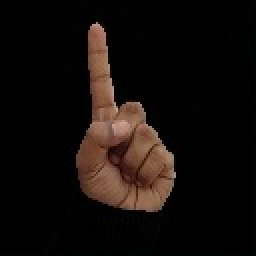
#> input picture data/split/train/1/157.jpg, 128 x 128 px, given as the content of the folder data/combined, which was not available (shown 2 times larger)
$ python preprocess.py
#> lines starting #> are read from the running program, lines starting #| are printed output that depends on the picture; after the words box and inside, x2 and y2 are one past the last pixel; in counts of white or black regions, pixels touching at a corner belong together; pictures that were not available may be replaced by others from this repository, and a replacement may not be noted
### src/skinDetector.py
import cv2
import numpy as np

#  init and use segment()
class skinDetector(object):
	#class constructor
	def __init__(self,it:int):
#> further down, img is the input picture: shape (128, 128, 3); mean B, G, R 11, 13.8, 19.7
		self.it = it
		# [7 lines of commented-out code are left out]
		self.lower_HSV_values = np.array([0, 40, 0], dtype = "uint8");
		self.upper_HSV_values = np.array([25, 255, 255], dtype = "uint8");
		self.lower_YCbCr_values = np.array((0, 138, 67), dtype = "uint8");
		self.upper_YCbCr_values = np.array((255, 173, 133), dtype = "uint8");

	def segment(self,img):
		self.setImage(img);
		return self.find_skin()
	#function to process the image and segment the skin using the HSV and YCbCr colorspaces, followed by the Watershed algorithm
	def setImage(self,img):
		self.image = img
		self.HSV_image = cv2.cvtColor(self.image, cv2.COLOR_BGR2HSV)
#> self.HSV_image: shape (128, 128, 3); mean H, S, V 18, 65.3, 20
		self.YCbCr_image = cv2.cvtColor(self.image, cv2.COLOR_BGR2YCR_CB)
#> self.YCbCr_image: shape (128, 128, 3); mean of channels 0, 1, 2 15.2, 131.2, 125.6
		self.binary_mask_image = self.HSV_image

	def find_skin(self):
		self.__color_segmentation()
		return self.__region_based_segmentation()

	#Apply a threshold to an HSV and YCbCr images, the used values were based on current research papers along with some
	# empirical tests and visual evaluation
	def __color_segmentation(self):
		# [7 lines of commented-out code are left out]
		mask_YCbCr = cv2.inRange(self.YCbCr_image, self.lower_YCbCr_values, self.upper_YCbCr_values)
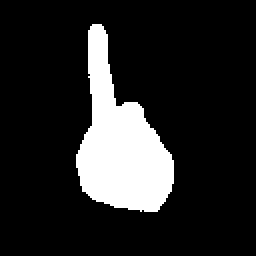
#> mask_YCbCr: shape (128, 128) (shown 2 times larger); 14.9% white; 1 white region, box (x1, y1, x2, y2) and area: (38, 12, 87, 106) 2449
		mask_HSV = cv2.inRange(self.HSV_image, self.lower_HSV_values, self.upper_HSV_values)
#> mask_HSV: shape (128, 128); 19.1% white; 22 white regions (19 under 20 px), largest, box (x1, y1, x2, y2) and area: (36, 10, 91, 108) 2948, (89, 92, 96, 108) 38, (36, 16, 38, 31) 23

		self.binary_mask_image = cv2.add(mask_HSV,mask_YCbCr)

	#Function that applies Watershed and morphological operations on the thresholded image
	def __region_based_segmentation(self):
		#morphological operations
		# if(self.it>0):
		image_foreground = cv2.erode(self.binary_mask_image,None,iterations = self.it)     	#remove noise
#> image_foreground: shape (128, 128); 15.8% white; 3 white regions (2 under 20 px), largest, box (x1, y1, x2, y2) and area: (37, 11, 90, 106) 2588
		dilated_binary_image = cv2.dilate(self.binary_mask_image,None,iterations = self.it)   #The background region is reduced a little because of the dilate operation
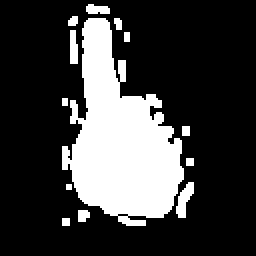
#> dilated_binary_image: shape (128, 128) (shown 2 times larger); 23.9% white; 13 white regions (5 under 20 px), largest, box (x1, y1, x2, y2) and area: (31, 9, 92, 113) 3563, (88, 91, 97, 109) 88, (35, 15, 39, 32) 61
		_,image_background = cv2.threshold(dilated_binary_image,1,128,cv2.THRESH_BINARY)  #set all background regions to 128

		image_marker = cv2.add(image_foreground,dilated_binary_image)   #add both foreground and backgroud, forming markers. The markers are "seeds" of the future image regions.

		image_marker = cv2.add(image_foreground,image_background)   #add both foreground and backgroud, forming markers. The markers are "seeds" of the future image regions.
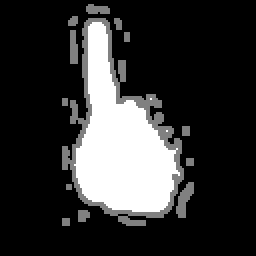
#> image_marker: shape (128, 128) (shown 2 times larger); min 0, max 255, mean 50.7
		image_marker32 = np.int32(image_marker) #convert to 32SC1 format
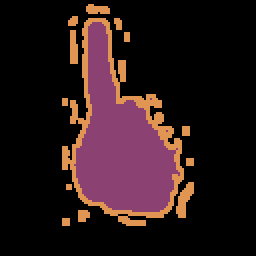
#> image_marker32: shape (128, 128) int32 (shown 2 times larger); 3 distinct labels, from 0 to 255; one colour per label, 0 black

		cv2.watershed(self.image,image_marker32)
		m = cv2.convertScaleAbs(image_marker32) #convert back to uint8
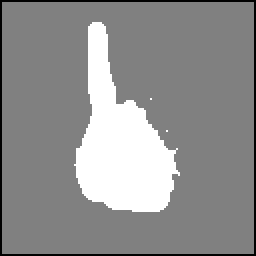
#> m: shape (128, 128) (shown 2 times larger); min 1, max 255, mean 144.1
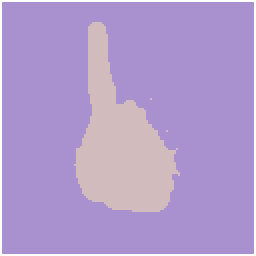
#> image_marker32: shape (128, 128) int32 (shown 2 times larger); 3 distinct labels, from -1 to 255; one colour per label, 0 black, -1 white

		#bitwise of the mask with the input image
		_,image_mask = cv2.threshold(m,0,255,cv2.THRESH_BINARY+cv2.THRESH_OTSU)
		output2 = cv2.subtract(self.image,np.stack((image_mask,image_mask,image_mask),axis=2))
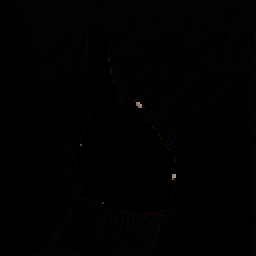
#> output2: shape (128, 128, 3) (shown 2 times larger); mean B, G, R 1.3, 1.3, 1.3
		# output = output-10;
		# np.
		# output = np.uint8(output)
		output = cv2.bitwise_and(self.image,self.image,mask = image_mask)
		output = cv2.addWeighted(output,1,output2,0.1,0)

		# [7 lines of commented-out code are left out]
		return output;
		# self.show_image(output)
		# cv2.waitKey(self.delay)

### src/preprocess.py
# from 'data/combined', resize and segment the images, then split to test and train -> creating the data/split folder

import os
import cv2
from skinDetector import skinDetector
import random
folder = 'data/combined'
newfolderTrain = 'data/split/train'
newfolderTest = 'data/split/test'

traincnt=0;
testcnt=0

train_data = []
# tried 2, picks out too much
skd = skinDetector(1);
for label in os.listdir(folder):
    print(label, " started")
    path = folder+'/'+label
    for imgname in os.listdir(path):
        if not (imgname.endswith('.jpg') or imgname.endswith('.jpeg')):
            continue;
        img = cv2.imread(path+'/'+imgname)
        # by shadowing we drop the older variable
        img = cv2.resize(img, (128, 128));
        img = skd.segment(img);
        rndImg = random.randint(0,9)
        pth = newfolderTrain if rndImg<8 else newfolderTest
        if rndImg<8:
            traincnt +=1;
        else:
            testcnt +=1;
        # new_img = cv2.resize(img, (100, 100))
        # print(newfolder+'/'+label+'/'+imgname)
        cv2.imwrite(pth+'/'+label+'/'+imgname,img)

    print(label, " done")
print("Stats",traincnt,testcnt)

$ run again, on data/split/train/2/14.jpg
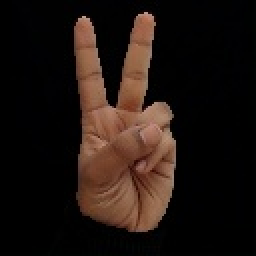
#> input picture data/split/train/2/14.jpg, 128 x 128 px, given as the content of the folder data/combined, which was not available (shown 2 times larger)
#> img is the input picture: shape (128, 128, 3); mean B, G, R 16.2, 21, 31.5
#> self.HSV_image: shape (128, 128, 3); mean H, S, V 29.6, 102.4, 32
#> self.YCbCr_image: shape (128, 128, 3); mean of channels 0, 1, 2 23.5, 133.7, 123.8
#> in __color_segmentation, `mask_YCbCr = cv2.inRange(self.YCbCr_image, self.lower_YCbCr_values, se..`:
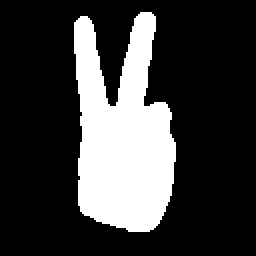
#> mask_YCbCr: shape (128, 128) (shown 2 times larger); 23.6% white; 1 white region, box (x1, y1, x2, y2) and area: (37, 6, 88, 116) 3868
#> mask_HSV: shape (128, 128); 29.5% white; 35 white regions (33 under 20 px), largest, box (x1, y1, x2, y2) and area: (32, 4, 90, 120) 4614, (85, 88, 92, 112) 36
#> self.binary_mask_image: shape (128, 128); 29.5% white; 35 white regions (33 under 20 px), largest, box (x1, y1, x2, y2) and area: (32, 4, 90, 120) 4615, (85, 88, 92, 112) 36
#> image_foreground: shape (128, 128); 24.9% white; 5 white regions (4 under 20 px), largest, box (x1, y1, x2, y2) and area: (35, 6, 89, 117) 4066
#> dilated_binary_image: shape (128, 128); 35.9% white; 8 white regions (4 under 20 px), largest, box (x1, y1, x2, y2) and area: (31, 0, 98, 126) 5753, (31, 104, 37, 113) 38, (91, 107, 95, 113) 23, (47, 119, 53, 123) 21
#> in __region_based_segmentation, `m = cv2.convertScaleAbs(image_marker32)`:
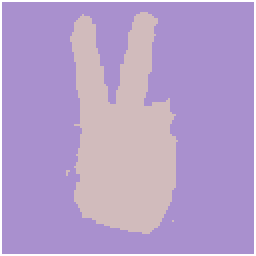
#> image_marker32: shape (128, 128) int32 (shown 2 times larger); 3 distinct labels, from -1 to 255; one colour per label, 0 black, -1 white

$ run again, on data/split/train/3/1015.jpg
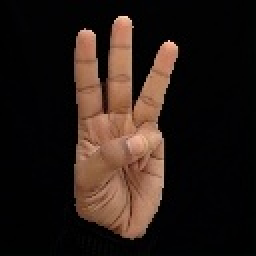
#> input picture data/split/train/3/1015.jpg, 128 x 128 px, given as the content of the folder data/combined, which was not available (shown 2 times larger)
#> img is the input picture: shape (128, 128, 3); mean B, G, R 22.6, 28.2, 40.2
#> self.HSV_image: shape (128, 128, 3); mean H, S, V 46.9, 109.6, 41
#> self.YCbCr_image: shape (128, 128, 3); mean of channels 0, 1, 2 31.1, 134.5, 123.2
#> in __color_segmentation, `mask_YCbCr = cv2.inRange(self.YCbCr_image, self.lower_YCbCr_values, se..`:
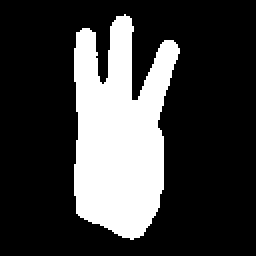
#> mask_YCbCr: shape (128, 128) (shown 2 times larger); 24.5% white; 1 white region, box (x1, y1, x2, y2) and area: (37, 7, 90, 120) 4013
#> mask_HSV: shape (128, 128); 29.4% white; 34 white regions (33 under 20 px), largest, box (x1, y1, x2, y2) and area: (34, 6, 91, 122) 4688
#> image_foreground: shape (128, 128); 25.5% white; 3 white regions (2 under 20 px), largest, box (x1, y1, x2, y2) and area: (35, 8, 90, 121) 4181
#> dilated_binary_image: shape (128, 128); 34.8% white; 14 white regions (7 under 20 px), largest, box (x1, y1, x2, y2) and area: (31, 5, 94, 123) 5448, (89, 63, 97, 75) 47, (57, 0, 63, 4) 23
#> in __region_based_segmentation, `m = cv2.convertScaleAbs(image_marker32)`:
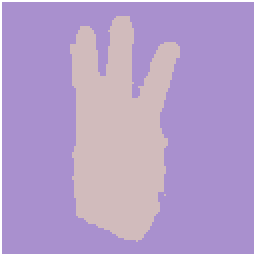
#> image_marker32: shape (128, 128) int32 (shown 2 times larger); 3 distinct labels, from -1 to 255; one colour per label, 0 black, -1 white
